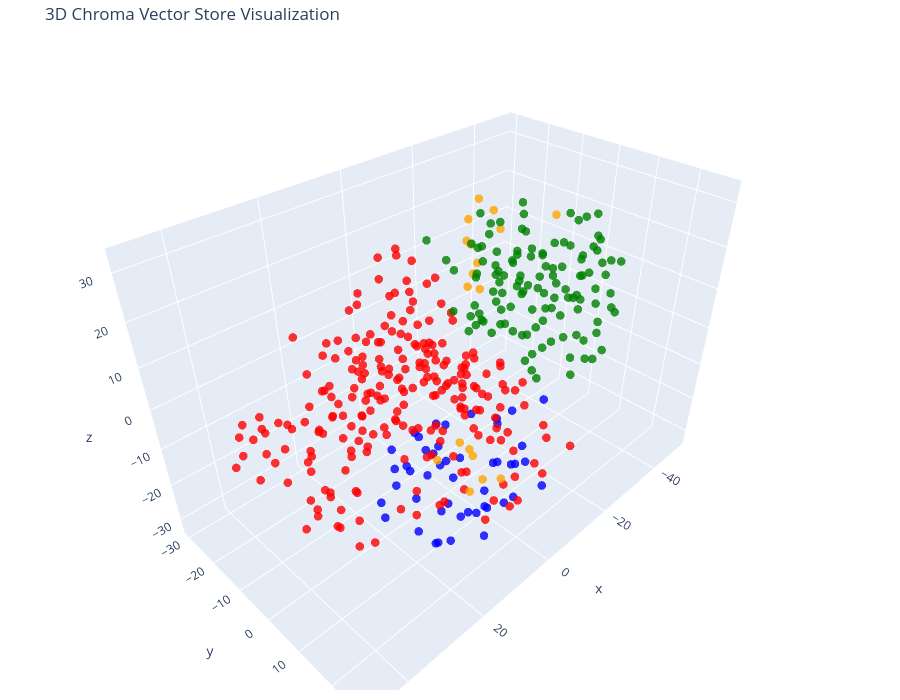

Here is the notebook cell this chart was saved with:
### Code cell
visualize_3d(vectors, doc_types, doc_texts, colors)

### Figure 1 — Plotly figure (JSON) as saved in the notebook; plotly's stock layout.template omitted (floating-point values rounded to 4 significant figures; data arrays with more than 128 entries replaced by an {"elided": "..."} marker saying what was removed)
{"data": [{"hoverinfo": "text", "marker": {"color": {"elided": "413 str values"}, "opacity": 0.8, "size": 5}, "mode": "markers", "text": {"elided": "413 str values"}, "type": "scatter3d", "x": {"elided": "413 float values"}, "y": {"elided": "413 float values"}, "z": {"elided": "413 float values"}}], "layout": {"height": 700, "margin": {"b": 10, "l": 10, "r": 10, "t": 40}, "scene": {"xaxis": {"title": {"text": "x"}}, "yaxis": {"title": {"text": "y"}}, "zaxis": {"title": {"text": "z"}}}, "title": {"text": "3D Chroma Vector Store Visualization"}, "width": 900}}
